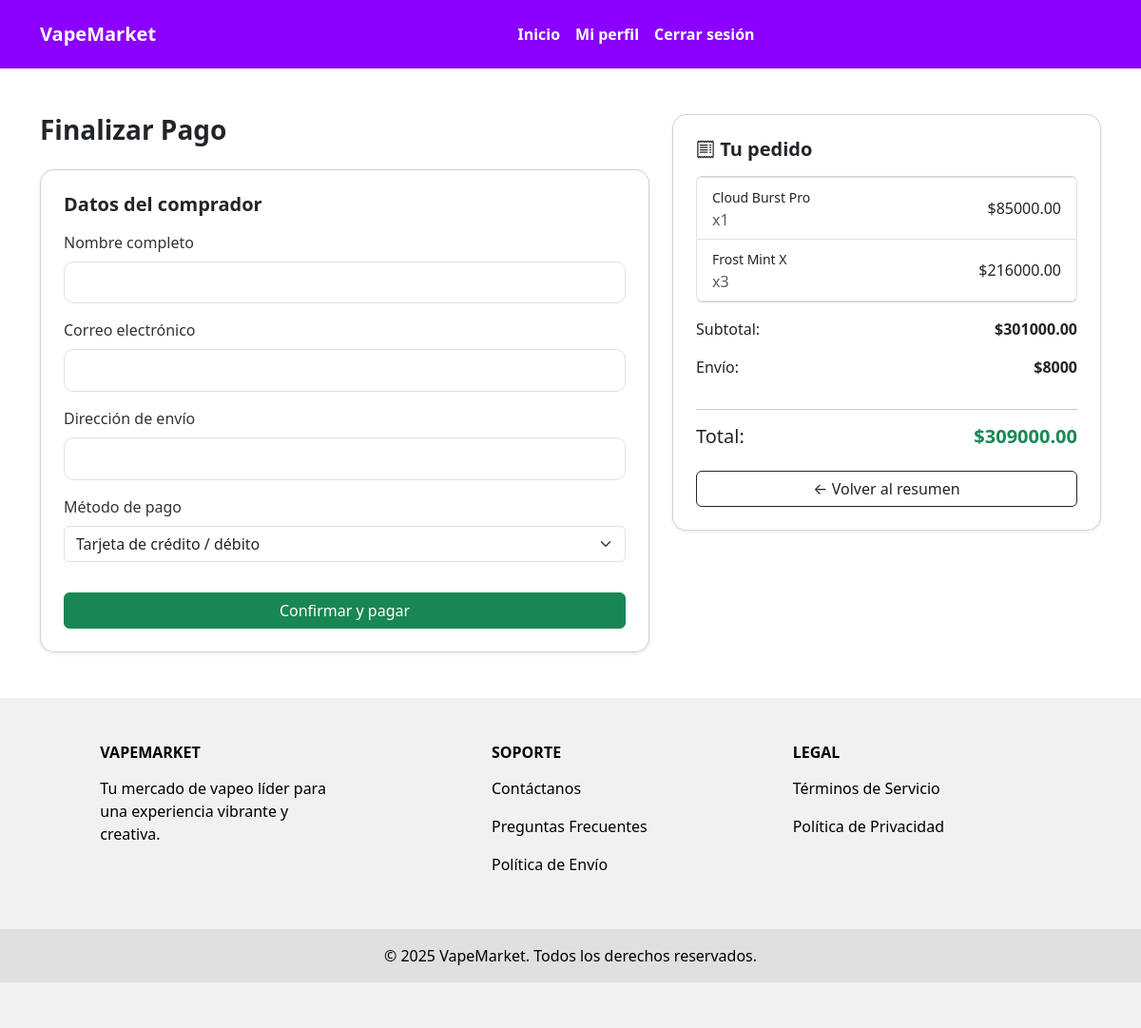
Page /pago/ (signed in) on the earlier database version.
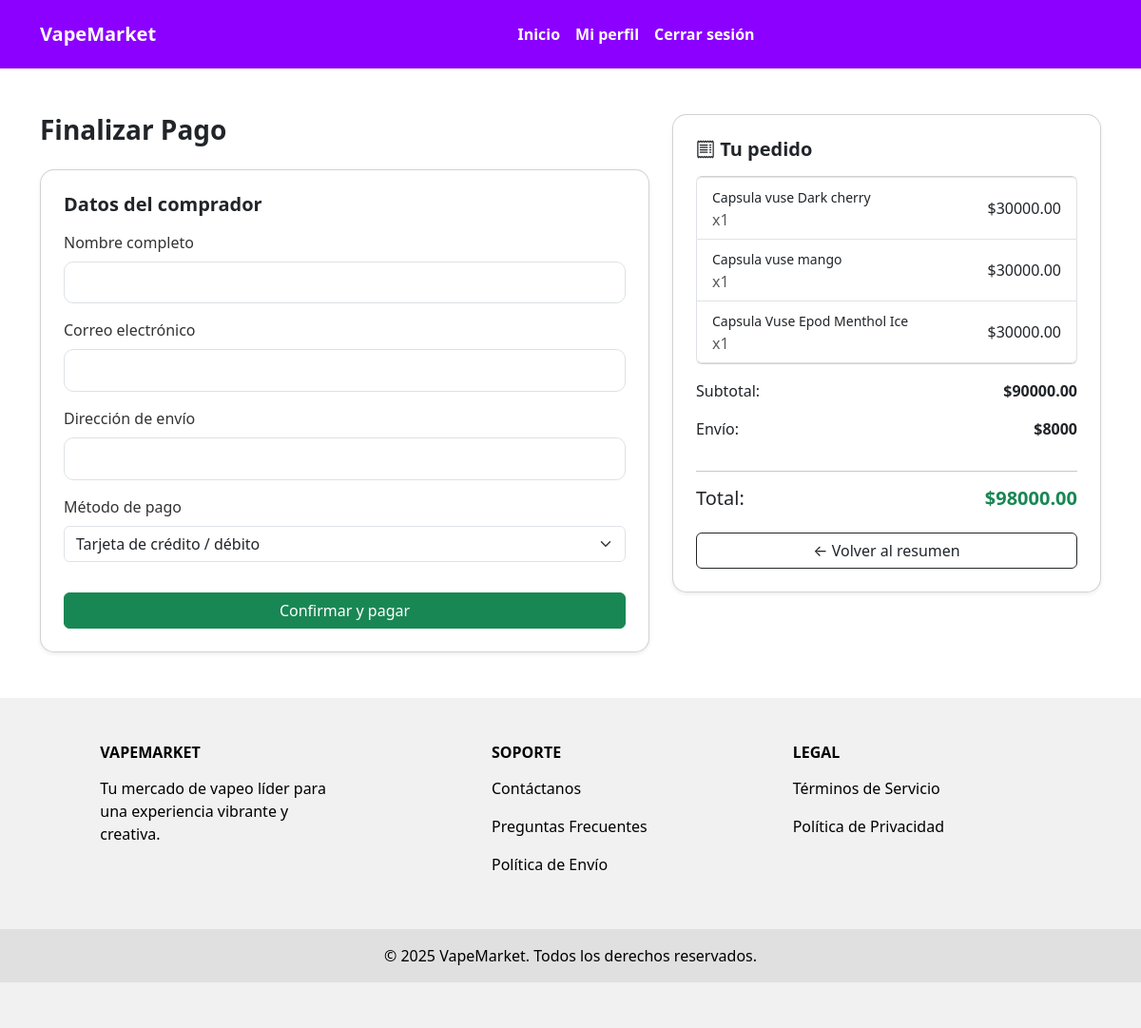
Same page on the later database version.
### productos/models.py (models this page shows, shortened)
class Carrito(models.Model):
    usuario = models.ForeignKey(settings.AUTH_USER_MODEL, on_delete=models.CASCADE)
    producto = models.ForeignKey(Producto, on_delete=models.CASCADE)
    cantidad = models.PositiveIntegerField(default=1)
    @property
    def subtotal(self):
        return self.cantidad * self.producto.precio

class Producto(models.Model):
    CATEGORIAS = [
        ('vapers', 'Vapers'),
        ('liquidos', 'Líquidos'),
        ('pods', 'Pods'),
    ]
    nombre = models.CharField(max_length=100)
    descripcion = models.TextField()
    precio = models.DecimalField(max_digits=10, decimal_places=2)
    stock = models.PositiveIntegerField()
    imagen = models.URLField()  # usamos URL porque las imágenes son de internet
    categoria = models.CharField(max_length=20, choices=CATEGORIAS, default='vapers')

### productos/views.py (the view)
# urls.py: path('pago/', views.pago, name='pago'),
@login_required
def pago(request):
    carrito_items = Carrito.objects.filter(usuario=request.user)
    subtotal = sum(item.subtotal for item in carrito_items)
    envio = 8000 if subtotal > 0 else 0
    total = subtotal + envio
    if request.method == "POST":
        carrito_items.delete()
        return render(request, 'productos/pago_exitoso.html', {'total': total})
    return render(request, 'productos/pago.html', {
        'carrito_items': carrito_items,
        'subtotal': subtotal,
        'envio': envio,
        'total': total
    })

### productos/templates/productos/pago.html (shortened to what this page needs)
{% extends 'base.html' %}
{% load static %}
{% block content %}
<div class="container py-5">
  <div class="row">
    <div class="col-lg-7">
      <h3 class="fw-bold mb-4">Finalizar Pago</h3>
      <form method="POST" action="{% url 'productos:pago_exitoso' %}" class="card shadow-sm p-4">
        <h5 class="fw-semibold mb-3">Datos del comprador</h5>
        <div class="mb-3">
          <label class="form-label">Nombre completo</label>
          <input type="text" class="form-control" name="nombre" required>
        </div>
        <div class="mb-3">
          <label class="form-label">Correo electrónico</label>
          <input type="email" class="form-control" name="email" required>
        </div>
        <div class="mb-3">
          <label class="form-label">Dirección de envío</label>
          <input type="text" class="form-control" name="direccion" required>
        </div>
        <div class="mb-3">
          <label class="form-label">Método de pago</label>
          <select class="form-select" name="metodo" required>
            <option value="tarjeta">Tarjeta de crédito / débito</option>
          </select>
        </div>
        <button type="submit" class="btn btn-success w-100 mt-3">
          Confirmar y pagar
        </button>
      </form>
    </div>
    <div class="col-lg-5 mt-4 mt-lg-0">
      <div class="card shadow-sm p-4">
        <h5 class="fw-bold mb-3">
          <i class="bi bi-receipt"></i> Tu pedido
        </h5>
        <ul class="list-group mb-3">
          {% for item in carrito_items %}
          <li class="list-group-item d-flex justify-content-between align-items-center">
            <div>
              <small>{{ item.producto.nombre }}</small><br>
              <span class="text-muted">x{{ item.cantidad }}</span>
            </div>
            <span>${{ item.subtotal }}</span>
          </li>
          {% endfor %}
        </ul>
        <p class="d-flex justify-content-between">
          <span>Subtotal:</span>
          <strong>${{ subtotal }}</strong>
        </p>
        <p class="d-flex justify-content-between">
          <span>Envío:</span>
          <strong>${{ envio }}</strong>
        </p>
        <hr>
        <h5 class="d-flex justify-content-between">
          <span>Total:</span>
          <span class="text-success fw-bold">${{ total }}</span>
        </h5>
        <a href="{% url 'productos:resumen_pedido' %}" class="btn btn-outline-dark w-100 mt-3">
          ← Volver al resumen
        </a>
      </div>
    </div>
  </div>
</div>
{% endblock %}

### templates/base.html (shortened to what this page needs)
{% load static %}
<!DOCTYPE html>
<html lang="es">
<head>
  <link href="https://cdn.jsdelivr.net/npm/bootstrap@5.3.2/dist/css/bootstrap.min.css" rel="stylesheet">
  <link href="https://cdn.jsdelivr.net/npm/bootstrap-icons@1.10.5/font/bootstrap-icons.css" rel="stylesheet">
  <link rel="stylesheet" href="{% static 'css/home.css' %}">
</head>
<body>
<nav class="navbar navbar-expand-lg py-3" style="background-color: #8b00ff;">
  <div class="container">
    <a class="navbar-brand fw-bold text-white" href="{% url 'productos:home' %}">
      VapeMarket
    </a>
    <div class="collapse navbar-collapse" id="navbarNav">
      <ul class="navbar-nav mx-auto">
        <li class="nav-item">
          <a class="nav-link text-white fw-semibold" href="{% url 'productos:home' %}">Inicio</a>
        </li>
        {% if user.is_authenticated %}
          <li class="nav-item">
            <a class="nav-link text-white fw-semibold" href="{% url 'usuarios:perfil_usuario' %}">Mi perfil</a>
          </li>
          <li class="nav-item">
            <form action="{% url 'usuarios:logout' %}" method="post" style="display:inline;">
              <button type="submit" class="nav-link text-white fw-semibold border-0 bg-transparent">
                Cerrar sesión
              </button>
            </form>
          </li>
        {% endif %}
      </ul>
    </div>
  </div>
</nav>
{% block content %}{% endblock %}
<footer class="text-center text-lg-start py-5" style="background-color: #f1f1f1; color: black;">
  <div class="container text-md-start">
    <div class="row text-md-start">
      <div class="col-md-3 col-lg-4 col-xl-3 mx-auto mb-4">
        <h6 class="text-uppercase fw-bold mb-3">VapeMarket</h6>
        <p>Tu mercado de vapeo líder para una experiencia vibrante y creativa.</p>
      </div>
      <div class="col-md-3 col-lg-2 col-xl-2 mx-auto mb-4">
        <h6 class="text-uppercase fw-bold mb-3">Soporte</h6>
        <p><a href="#" class="text-black text-decoration-none">Contáctanos</a></p>
        <p><a href="#" class="text-black text-decoration-none">Preguntas Frecuentes</a></p>
        <p><a href="#" class="text-black text-decoration-none">Política de Envío</a></p>
      </div>
      <div class="col-md-4 col-lg-3 col-xl-3 mx-auto mb-md-0 mb-4">
        <h6 class="text-uppercase fw-bold mb-3">Legal</h6>
        <p><a href="#" class="text-black text-decoration-none">Términos de Servicio</a></p>
        <p><a href="#" class="text-black text-decoration-none">Política de Privacidad</a></p>
      </div>
    </div>
  </div>
  <div class="text-center py-3 mt-3" style="background-color: #e0e0e0; color: black;">
    © 2025 VapeMarket. Todos los derechos reservados.
  </div>
</footer>
</body>
</html>

### static/css/home.css (style rules this page uses)
.card { border-radius: 15px; box-shadow: 0 4px 15px rgba(0, 0, 0, 0.1); overflow: hidden; }
.card label { color: #333; font-weight: 500; }
.card input.form-control { border-radius: 10px; padding: 10px; font-size: 0.95rem; }

Differences in the rows shown:
removed Carrito: producto.nombre "Cloud Burst Pro", cantidad "1", subtotal "85000.00"
removed Carrito: producto.nombre "Frost Mint X", cantidad "3", subtotal "216000.00"
added Carrito: producto.nombre "Capsula vuse Dark cherry", cantidad "1", subtotal "30000.00"
added Carrito: producto.nombre "Capsula vuse mango", cantidad "1", subtotal "30000.00"
added Carrito: producto.nombre "Capsula Vuse Epod Menthol Ice", cantidad "1", subtotal "30000.00"
Other differences:
{{ subtotal }}: "301000.00" → "90000.00"
{{ total }}: "309000.00" → "98000.00"
